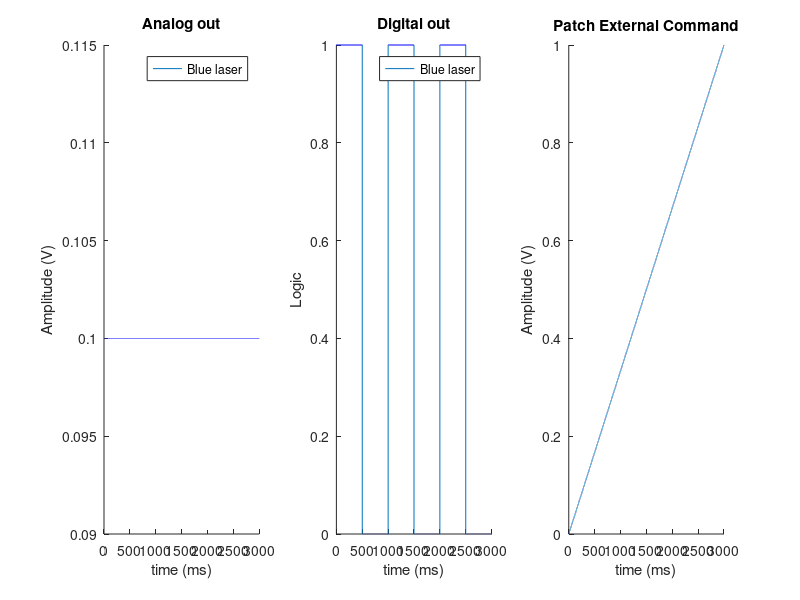
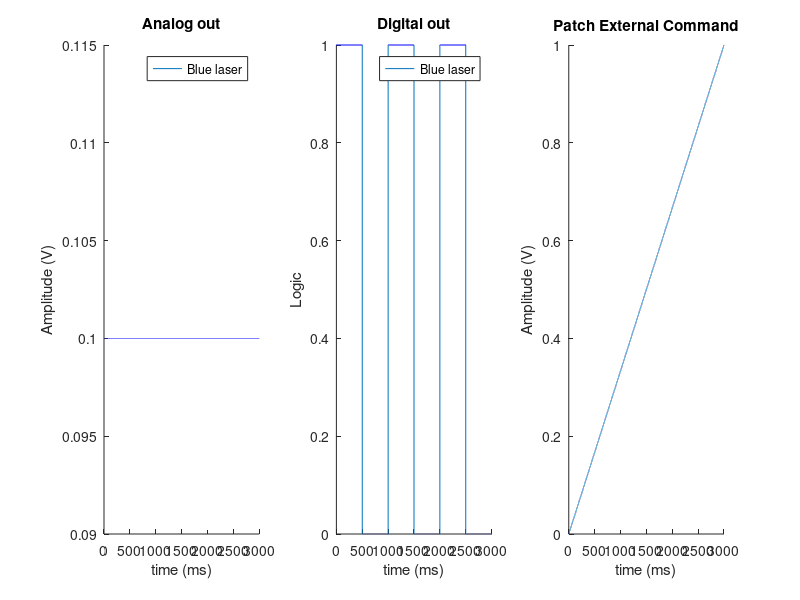

MATLAB code for these plots, in order:
% This MATLAB code generate the optopatch waveform file in .txt format, 
% with each column representing each channel.
% red laser is constantly on
% blue laser blinks at regular intervals
% Peng Zou, 2016-07-29

%% Generate waveform - blue pulse and patch ramp
% SAME amplitude for blue light
% Initialization
clear all;
path = 'C:\Users\ZouOptics\Desktop\MATLAB codes\';

file_num = 1;       % file number
samprate = 10;      % kHz

% parameters to change
period = 500;          % msec
pulsewidth = 2;     % msec
cycles = 5;             % number of repeats


% calculations
% laser light
t = 0:(1/samprate):(period*cycles);       % msec
t = t(1:(end-1));                       % 1 less data point
AO1 = ones(1, period*samprate);     % initialize AO
DO1 = zeros(1, period*samprate);     % initialize DO
pulse = ones(1, pulsewidth*samprate);   % pulse signal
% add pulse to blue DO at the beginning
DO1(1:length(pulse)) = pulse;  
% repeat this waveform
AO = repmat(AO1, cycles, 1);
AO = reshape(AO', 1, []);               % column vector
AO = AO';
DO = repmat(DO1, cycles, 1);
DO = reshape(DO', 1, []);               % column vector
DO = DO';

% patch AO
patchAO = (1:length(t))/length(t);      % patch AO ramp

%% Generate waveform - blue pulse and patch ramp
% RAMPING amplitude for blue light
% Initialization
clear all;
path = 'C:\Users\ZouOptics\Desktop\MATLAB codes\waveforms\';

file_num = 2;       % file number
samprate = 10;      % kHz

% parameters to change
period = 500;          % msec
pulsewidth = 2;     % msec
cycles = 8;             % number of repeats
step = 0.2;             % blue command signal in Volt

% calculations
% laser light
t = 0:(1/samprate):(period*cycles);       % msec
t = t(1:(end-1));                       % 1 less data point

% DO waveform
DO1 = zeros(1, period*samprate);     % initialize DO
pulse = ones(1, pulsewidth*samprate);   % pulse signal
% add pulse to blue DO at the beginning
DO1(1:length(pulse)) = pulse;  
% repeat this waveform
DO = repmat(DO1, cycles, 1);            % column vector
DO = reshape(DO', 1, []);               % row vector

% AO waveform
AO1 = [(1:cycles)*step]';               % column vector
AO = repmat(AO1, 1, period*samprate);  % column vector
AO = reshape(AO', 1, []);               % row vector

% patch AO
patchAO = (1:length(t))/length(t);      % patch AO ramp

%% Generate waveform - blue pulse and patch ramp
% LONG and WEAK amplitude for blue light
% Initialization
clear all;
path = 'C:\Users\ZouOptics\Desktop\MATLAB codes\waveforms\';

file_num = 3;       % file number
samprate = 10;      % kHz

% parameters to change
period = 1000;          % msec
pulsewidth = 500;     % msec
cycles = 3;             % number of repeats
step = 0.1;             % blue command signal in Volt

% calculations
% laser light
t = 0:(1/samprate):(period*cycles);       % msec
t = t(1:(end-1));                       % 1 less data point

% DO waveform
DO1 = zeros(1, period*samprate);     % initialize DO
pulse = ones(1, pulsewidth*samprate);   % pulse signal
% add pulse to blue DO at the beginning
DO1(1:length(pulse)) = pulse;  
% repeat this waveform
DO = repmat(DO1, cycles, 1);            % column vector
DO = reshape(DO', 1, []);               % row vector

% AO waveform
AO1 = [(1:cycles)*step]';               % column vector
AO = repmat(AO1, 1, period*samprate);  % column vector
AO = reshape(AO', 1, []);               % row vector

% patch AO
patchAO = (1:length(t))/length(t);      % patch AO ramp


%% Generate waveform - blue pulse and patch ramp
% LONG and WEAK and CONSTANT amplitude for blue light
% Initialization
clear all;
path = 'C:\Users\ZouOptics\Desktop\MATLAB codes\waveforms\';

file_num = 4;       % file number
samprate = 10;      % kHz

% parameters to change
period = 1000;          % msec
pulsewidth = 500;     % msec
cycles = 3;             % number of repeats
amp = 0.1;             % blue command signal in Volt

% calculations
% laser light
t = 0:(1/samprate):(period*cycles);       % msec
t = t(1:(end-1));                       % 1 less data point

% DO waveform
DO1 = zeros(1, period*samprate);     % initialize DO
pulse = ones(1, pulsewidth*samprate);   % pulse signal
% add pulse to blue DO at the beginning
DO1(1:length(pulse)) = pulse;  
% repeat this waveform
DO = repmat(DO1, cycles, 1);            
DO = reshape(DO', 1, []);               % row vector

% AO waveform
AO1 = amp*ones(1, period*samprate);     % initialize AO
% repeat this waveform
AO = repmat(AO1, cycles, 1);            
AO = reshape(AO', 1, []);               % row vector

% patch AO
patchAO = (1:length(t))/length(t);      % patch AO ramp

%% save waveform and export figures
% plot AO waveform
figure; subplot(1,3,1);
title('Analog out');
hold on;
plot(t, AO);
xlabel('time (ms)');
ylabel('Amplitude (V)');
legend('Blue laser');

% plot DO waveform
subplot(1,3,2);
title('Digital out');
hold on;
plot(t, DO);
xlabel('time (ms)');
ylabel('Logic');
legend('Blue laser');

% plot patch AO waveform
subplot(1,3,3);
title('Patch External Command');
hold on;
plot(t, patchAO);
xlabel('time (ms)');
ylabel('Amplitude (V)');

% save waveform figure
saveas(gca,[path num2str(file_num,'%02d') '_acq waveforms.fig']);
saveas(gca,[path num2str(file_num,'%02d') '_acq waveforms.png']);

% save waveform data
% create AO-DO matrix
AO_DO = zeros(2,length(t));
AO_DO(1:2:end,:) = AO;
AO_DO(2:2:end,:) = DO;
fname = [path num2str(file_num,'%02d') '_waveforms.txt'];
fid = fopen(fname, 'w');
fprintf(fid, '%.3f\t%.3f\t%d%.3f\r\n', [t; AO_DO; patchAO]);
fclose(fid);

% save matlab variables
save([path num2str(file_num,'%02d') '_variables.mat'])
clear file_num
